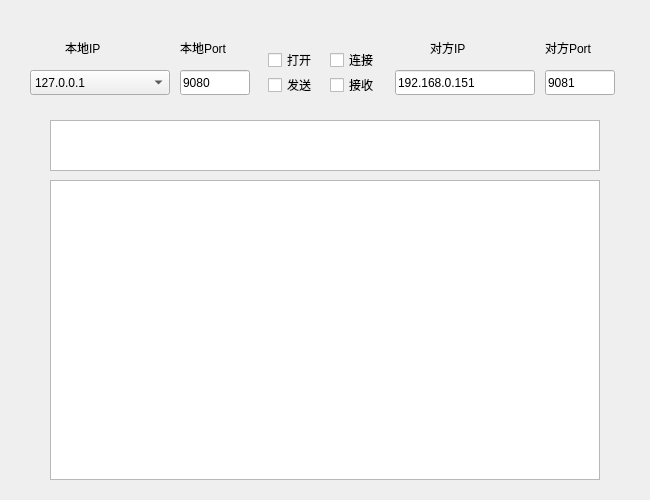
<?xml version="1.0" encoding="UTF-8"?>
<ui version="4.0">
 <class>Form</class>
 <widget class="QWidget" name="Form">
  <property name="geometry">
   <rect>
    <x>0</x>
    <y>0</y>
    <width>650</width>
    <height>500</height>
   </rect>
  </property>
  <property name="windowTitle">
   <string>DownloadByTCP</string>
  </property>
  <widget class="QComboBox" name="comboBox">
   <property name="geometry">
    <rect>
     <x>30</x>
     <y>70</y>
     <width>140</width>
     <height>25</height>
    </rect>
   </property>
   <item>
    <property name="text">
     <string>127.0.0.1</string>
    </property>
   </item>
  </widget>
  <widget class="QLineEdit" name="lineEdit_2">
   <property name="geometry">
    <rect>
     <x>395</x>
     <y>70</y>
     <width>140</width>
     <height>25</height>
    </rect>
   </property>
   <property name="text">
    <string>192.168.0.151</string>
   </property>
  </widget>
  <widget class="QLabel" name="label_1">
   <property name="geometry">
    <rect>
     <x>65</x>
     <y>40</y>
     <width>70</width>
     <height>15</height>
    </rect>
   </property>
   <property name="text">
    <string>本地IP</string>
   </property>
  </widget>
  <widget class="QLabel" name="label_4">
   <property name="geometry">
    <rect>
     <x>545</x>
     <y>40</y>
     <width>72</width>
     <height>15</height>
    </rect>
   </property>
   <property name="text">
    <string>对方Port</string>
   </property>
  </widget>
  <widget class="QLineEdit" name="lineEdit_1">
   <property name="geometry">
    <rect>
     <x>180</x>
     <y>70</y>
     <width>70</width>
     <height>25</height>
    </rect>
   </property>
   <property name="text">
    <string>9080</string>
   </property>
  </widget>
  <widget class="QLineEdit" name="lineEdit_3">
   <property name="geometry">
    <rect>
     <x>545</x>
     <y>70</y>
     <width>70</width>
     <height>25</height>
    </rect>
   </property>
   <property name="text">
    <string>9081</string>
   </property>
  </widget>
  <widget class="QLabel" name="label_3">
   <property name="geometry">
    <rect>
     <x>430</x>
     <y>40</y>
     <width>72</width>
     <height>15</height>
    </rect>
   </property>
   <property name="text">
    <string>对方IP</string>
   </property>
  </widget>
  <widget class="QLabel" name="label_2">
   <property name="geometry">
    <rect>
     <x>180</x>
     <y>40</y>
     <width>72</width>
     <height>15</height>
    </rect>
   </property>
   <property name="text">
    <string>本地Port</string>
   </property>
  </widget>
  <widget class="QTextBrowser" name="textBrowser">
   <property name="geometry">
    <rect>
     <x>50</x>
     <y>180</y>
     <width>550</width>
     <height>300</height>
    </rect>
   </property>
  </widget>
  <widget class="QTextEdit" name="textEdit">
   <property name="geometry">
    <rect>
     <x>50</x>
     <y>120</y>
     <width>550</width>
     <height>51</height>
    </rect>
   </property>
  </widget>
  <widget class="QCheckBox" name="checkBox">
   <property name="geometry">
    <rect>
     <x>268</x>
     <y>50</y>
     <width>55</width>
     <height>20</height>
    </rect>
   </property>
   <property name="text">
    <string>打开</string>
   </property>
  </widget>
  <widget class="QCheckBox" name="checkBox_2">
   <property name="geometry">
    <rect>
     <x>330</x>
     <y>50</y>
     <width>55</width>
     <height>20</height>
    </rect>
   </property>
   <property name="text">
    <string>连接</string>
   </property>
  </widget>
  <widget class="QCheckBox" name="checkBox_3">
   <property name="geometry">
    <rect>
     <x>268</x>
     <y>75</y>
     <width>55</width>
     <height>20</height>
    </rect>
   </property>
   <property name="text">
    <string>发送</string>
   </property>
  </widget>
  <widget class="QCheckBox" name="checkBox_4">
   <property name="geometry">
    <rect>
     <x>330</x>
     <y>75</y>
     <width>55</width>
     <height>20</height>
    </rect>
   </property>
   <property name="text">
    <string>接收</string>
   </property>
  </widget>
 </widget>
 <resources/>
 <connections/>
</ui>
